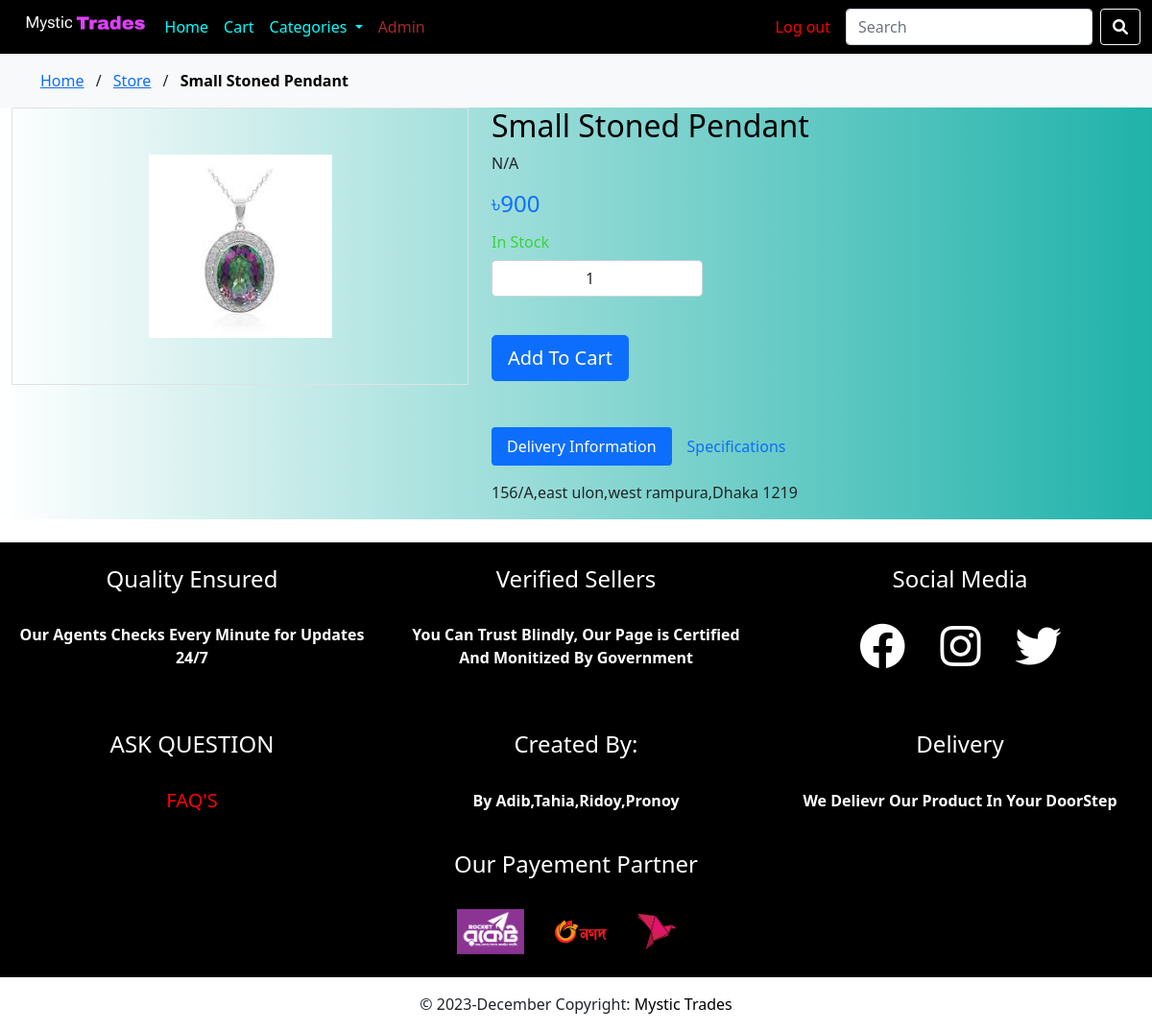
Page /product.php?product_id=178 (signed in) on the committed database.
### tables this page shows
CREATE TABLE `item` (
  `item_id` int(5) NOT NULL,
  `item_title` varchar(250) NOT NULL,
  `item_brand` varchar(250) NOT NULL,
  `item_cat` varchar(15) NOT NULL,
  `item_details` text NOT NULL,
  `item_tags` varchar(250) NOT NULL,
  `item_image` varchar(250) NOT NULL,
  `item_quantity` int(3) NOT NULL,
  `item_price` int(10) NOT NULL
);

CREATE TABLE `user` (
  `user_Lname` varchar(20) NOT NULL,
  `email` varchar(50) NOT NULL,
  `user_password` varchar(50) NOT NULL,
  `user_id` int(3) NOT NULL,
  `user_fname` varchar(20) NOT NULL,
  `user_address` text NOT NULL
);

### includes/functions.php (called while the page is built, shortened)
<?php
$connection = mysqli_connect("localhost", "root", "", "mystictrades");
function query($query)
{
    global $connection;
    $run = mysqli_query($connection, $query);
    if ($run) {
        while ($row = $run->fetch_assoc()) {
            $data[] = $row;
        }
        if (!empty($data)) {
            return $data;
        } else {
            return "";
        }
    } else {
        return 0;
    }
}
function get_item()
{
    if (isset($_GET['product_id'])) {
        $id = $_GET['product_id'];
        $query = "SELECT * FROM item WHERE item_id='$id'";
        $data = query($query);
        return $data;
    }
}
function get_user($id)
{
    $query = "SELECT user_id ,user_fname ,user_lname ,email ,user_address FROM user WHERE user_id=$id";
    $data = query($query);
    return $data;
}
function check_user($id)
{
    $query = "SELECT user_id FROM user where user_id='$id'";
    $row = query($query);
    if (empty($row)) {
        return 0;
    } else {
        return 1;
    }
}

### product.php (the view, shortened to what this page needs)
<?php
include "includes/head.php"
?>
<body>
  <div class="site-wrap">
    <?php
    include "includes/header.php";
    $data = get_item();
    ?>
    <div class="bg-light py-3">
      <div class="container">
        <div class="row">
          <div class="col-md-12 mb-0"><a href="index.php">Home</a> <span class="mx-2 mb-0">/</span> <a href="store.php">Store</a> <span class="mx-2 mb-0">/</span> <strong class="text-black"><?php echo $data[0]['item_title'] ?></strong></div>
        </div>
      </div>
    </div>
    <div class="site-section">
    <div class="container-fluid "style="background: linear-gradient(to right,white,lightseagreen)" >
        <div class="row">
          <div class="col-md-5 mr-auto">
            <div class="border text-center">
              <img src="doc/<?php echo $data[0]['item_image'] ?>" alt="Image" class="img-fluid p-5">
            </div>
          </div>
          <div class="col-md-6">
            <h2 class="text-black"><?php echo $data[0]['item_title'] ?></h2>
            <p><?php echo $data[0]['item_details'] ?></p>
            <p><strong class="text-primary h4">৳<?php echo $data[0]['item_price'] ?></strong></p>
            <?php
            if ($data[0]['item_quantity'] > 0) {
            ?>
              <h6 style="color: rgb(58, 211, 58);">In Stock</h6>
              <form action="product.php" method="GET">
                <div class="mb-5">
                  <div class="input-group mb-3" style="max-width: 220px;">
                    <input type="number" min="1" max="<?php echo $data[0]['item_quantity'] ?>" name="quantity" class="form-control text-center" value="1" placeholder="" aria-label="Example text with button addon" aria-describedby="button-addon1">
                  </div>
                  <br>
                  <button name="cart" type="submit" class="btn btn-primary btn-lg">Add To Cart</button>
              </form>
            <?php
            }
            ?>
          </div>
          <div class="mt-5">
            <ul class="nav nav-pills mb-3 custom-pill" id="pills-tab" role="tablist">
              <li class="nav-item">
                <a class="nav-link active" id="pills-home-tab" data-toggle="pill" href="#pills-home" role="tab" aria-controls="pills-home" aria-selected="true">Delivery Information</a>
              </li>
              <li class="nav-item">
                <a class="nav-link" id="pills-profile-tab" data-toggle="pill" href="#pills-profile" role="tab" aria-controls="pills-profile" aria-selected="false">Specifications</a>
              </li>
            </ul>
            <div class="tab-content" id="pills-tabContent">
              <div class="tab-pane fade show active" id="pills-home" role="tabpanel" aria-labelledby="pills-home-tab">
                <?php
                if (isset($_SESSION['user_id'])) {
                  $user = get_user($_SESSION['user_id']);
                  echo $user[0]['user_address'];
                } else {
                  echo "Store";
                }
                ?>
              </div>
            </div>
          </div>
        </div>
      </div>
    </div>
  </div>
  <?php
  include "includes/footer.php"
  ?>
</body>
</html>

### rows in the picture
item: item_title "Small Stoned Pendant", item_image (picture), item_details "N/A", item_price "900", quantity "1"
user: user_address "156/A,east ulon,west rampura,Dhaka 1219"
